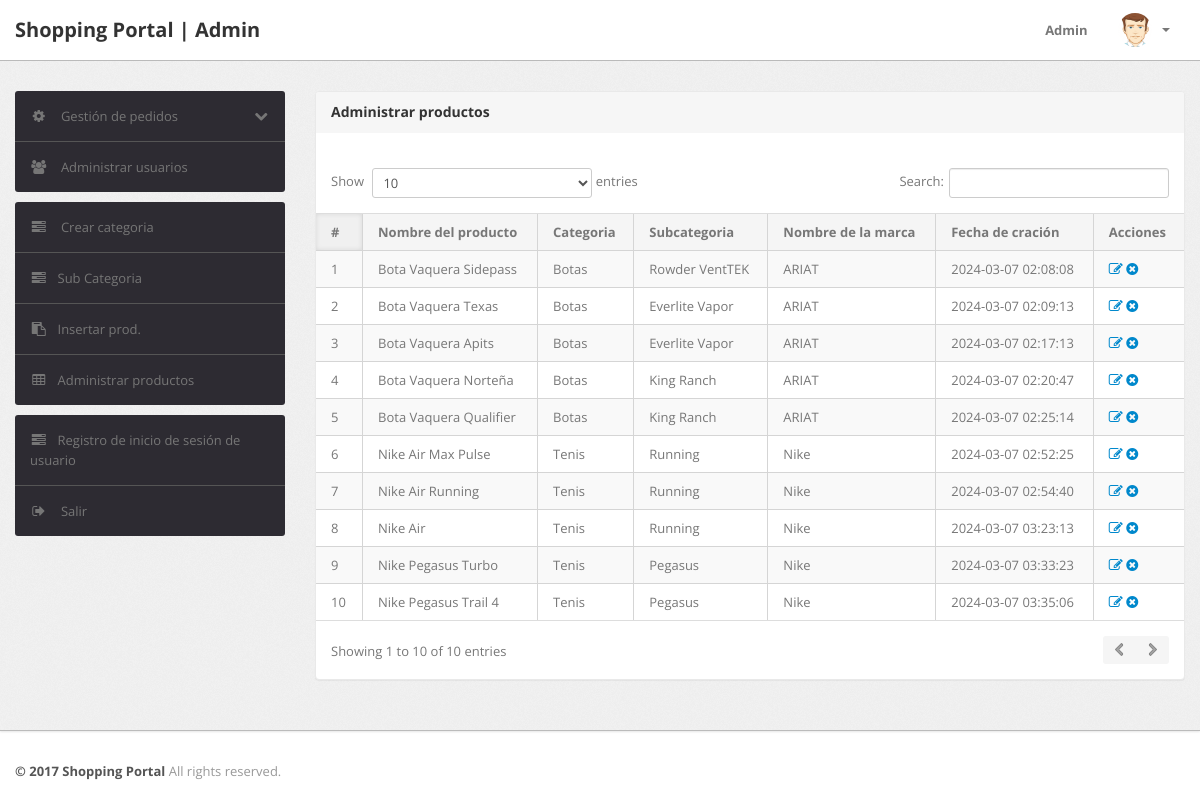
/admin/manage-products.php (signed in), run on the app's committed database.
### tables this page shows
CREATE TABLE `products` (
  `id` int NOT NULL,
  `category` int NOT NULL,
  `subCategory` int DEFAULT NULL,
  `productName` varchar(255) DEFAULT NULL,
  `productCompany` varchar(255) DEFAULT NULL,
  `productPrice` int DEFAULT NULL,
  `productPriceBeforeDiscount` int DEFAULT NULL,
  `productDescription` longtext,
  `productImage1` varchar(255) DEFAULT NULL,
  `productImage2` varchar(255) DEFAULT NULL,
  `productImage3` varchar(255) DEFAULT NULL,
  `shippingCharge` int DEFAULT NULL,
  `productAvailability` varchar(255) DEFAULT NULL,
  `postingDate` timestamp NULL DEFAULT CURRENT_TIMESTAMP,
  `updationDate` varchar(255) DEFAULT NULL
);

CREATE TABLE `category` (
  `id` int NOT NULL,
  `categoryName` varchar(255) DEFAULT NULL,
  `categoryDescription` longtext,
  `creationDate` timestamp NOT NULL DEFAULT CURRENT_TIMESTAMP,
  `updationDate` varchar(255) DEFAULT NULL
);

CREATE TABLE `subcategory` (
  `id` int NOT NULL,
  `categoryid` int DEFAULT NULL,
  `subcategory` varchar(255) DEFAULT NULL,
  `creationDate` timestamp NULL DEFAULT CURRENT_TIMESTAMP,
  `updationDate` varchar(255) DEFAULT NULL
);

### admin/manage-products.php (the view, shortened to what this page needs)
<?php
include('include/config.php');
if(strlen($_SESSION['alogin'])==0)
	{
header('location:index.php');
}
else{
?>
<!DOCTYPE html>
<html lang="en">
<head>
	<link type="text/css" href="bootstrap/css/bootstrap.min.css" rel="stylesheet">
	<link type="text/css" href="bootstrap/css/bootstrap-responsive.min.css" rel="stylesheet">
	<link type="text/css" href="css/theme.css" rel="stylesheet">
	<link type="text/css" href="images/icons/css/font-awesome.css" rel="stylesheet">
</head>
<body>
<?php include('include/header.php');?>
	<div class="wrapper">
		<div class="container">
			<div class="row">
<?php include('include/sidebar.php');?>
			<div class="span9">
					<div class="content">
	<div class="module">
							<div class="module-head">
								<h3>Administrar productos</h3>
							</div>
							<div class="module-body table">
									<br />
								<table cellpadding="0" cellspacing="0" border="0" class="datatable-1 table table-bordered table-striped	 display" width="100%">
									<thead>
										<tr>
											<th>#</th>
											<th>Nombre del producto</th>
											<th>Categoria </th>
											<th>Subcategoria</th>
											<th>Nombre de la marca</th>
											<th>Fecha de cración</th>
											<th>Acciones</th>
										</tr>
									</thead>
									<tbody>
<?php $query=mysqli_query($con,"select products.*,category.categoryName,subcategory.subcategory from products join category on category.id=products.category join subcategory on subcategory.id=products.subCategory");
$cnt=1;
while($row=mysqli_fetch_array($query))
{
?>
										<tr>
											<td><?php echo htmlentities($cnt);?></td>
											<td><?php echo htmlentities($row['productName']);?></td>
											<td><?php echo htmlentities($row['categoryName']);?></td>
											<td> <?php echo htmlentities($row['subcategory']);?></td>
											<td><?php echo htmlentities($row['productCompany']);?></td>
											<td><?php echo htmlentities($row['postingDate']);?></td>
											<td>
											<a href="edit-products.php?id=<?php echo $row['id']?>" ><i class="icon-edit"></i></a>
											<a href="manage-products.php?id=<?php echo $row['id']?>&del=delete" onClick="return confirm('Are you sure you want to delete?')"><i class="icon-remove-sign"></i></a></td>
										</tr>
										<?php $cnt=$cnt+1; } ?>
								</table>
							</div>
						</div>
					</div>
				</div>
			</div>
		</div>
	</div>
<?php include('include/footer.php');?>
</body>
<?php } ?>

### admin/include/header.php (shortened to what this page needs)
<div class="navbar navbar-fixed-top">
		<div class="navbar-inner">
			<div class="container">
			  	<a class="brand" href="index.html">
			  		Shopping Portal | Admin
			  	</a>
				<div class="nav-collapse collapse navbar-inverse-collapse">
					<ul class="nav pull-right">
						<li><a href="#">
							Admin
						</a></li>
						<li class="nav-user dropdown">
							<a href="#" class="dropdown-toggle" data-toggle="dropdown">
								<img src="images/user.png" class="nav-avatar" />
								<b class="caret"></b>
							</a>
						</li>
					</ul>
				</div>
			</div>
		</div>
	</div>

### admin/include/sidebar.php (shortened to what this page needs)
<div class="span3">
					<div class="sidebar">
<ul class="widget widget-menu unstyled">
							<li>
								<a class="collapsed" data-toggle="collapse" href="#togglePages">
									<i class="menu-icon icon-cog"></i>
									<i class="icon-chevron-down pull-right"></i><i class="icon-chevron-up pull-right"></i>
									Gestión de pedidos
								</a>
							</li>
							<li>
								<a href="manage-users.php">
									<i class="menu-icon icon-group"></i>
									Administrar usuarios
								</a>
							</li>
						</ul>
						<ul class="widget widget-menu unstyled">
                                <li><a href="category.php"><i class="menu-icon icon-tasks"></i> Crear categoria </a></li>
                                <li><a href="subcategory.php"><i class="menu-icon icon-tasks"></i>Sub Categoria </a></li>
                                <li><a href="insert-product.php"><i class="menu-icon icon-paste"></i>Insertar prod. </a></li>
                                <li><a href="manage-products.php"><i class="menu-icon icon-table"></i>Administrar productos </a></li>
                            </ul>
						<ul class="widget widget-menu unstyled">
							<li><a href="user-logs.php"><i class="menu-icon icon-tasks"></i>Registro de inicio de sesión de usuario </a></li>
							<li>
								<a href="logout.php">
									<i class="menu-icon icon-signout"></i>
									Salir
								</a>
							</li>
						</ul>
					</div>
				</div>

### admin/include/footer.php
<div class="footer">
	<div class="container">
		<b class="copyright">&copy; 2017 Shopping Portal </b> All rights reserved.
	</div>
</div>

### data on the page
products: productName "Bota Vaquera Sidepass", category.categoryName "Botas", subcategory.subcategory "Rowder VentTEK", productCompany "ARIAT", postingDate "2024-03-07 02:08:08"
products: productName "Bota Vaquera Texas", category.categoryName "Botas", subcategory.subcategory "Everlite Vapor", productCompany "ARIAT", postingDate "2024-03-07 02:09:13"
products: productName "Bota Vaquera Apits", category.categoryName "Botas", subcategory.subcategory "Everlite Vapor", productCompany "ARIAT", postingDate "2024-03-07 02:17:13"
products: productName "Bota Vaquera Norteña", category.categoryName "Botas", subcategory.subcategory "King Ranch", productCompany "ARIAT", postingDate "2024-03-07 02:20:47"
products: productName "Bota Vaquera Qualifier", category.categoryName "Botas", subcategory.subcategory "King Ranch", productCompany "ARIAT", postingDate "2024-03-07 02:25:14"
products: productName "Nike Air Max Pulse", category.categoryName "Tenis", subcategory.subcategory "Running", productCompany "Nike", postingDate "2024-03-07 02:52:25"
products: productName "Nike Air Running", category.categoryName "Tenis", subcategory.subcategory "Running", productCompany "Nike", postingDate "2024-03-07 02:54:40"
products: productName "Nike Air", category.categoryName "Tenis", subcategory.subcategory "Running", productCompany "Nike", postingDate "2024-03-07 03:23:13"
products: productName "Nike Pegasus Turbo", category.categoryName "Tenis", subcategory.subcategory "Pegasus", productCompany "Nike", postingDate "2024-03-07 03:33:23"
products: productName "Nike Pegasus Trail 4", category.categoryName "Tenis", subcategory.subcategory "Pegasus", productCompany "Nike", postingDate "2024-03-07 03:35:06"
